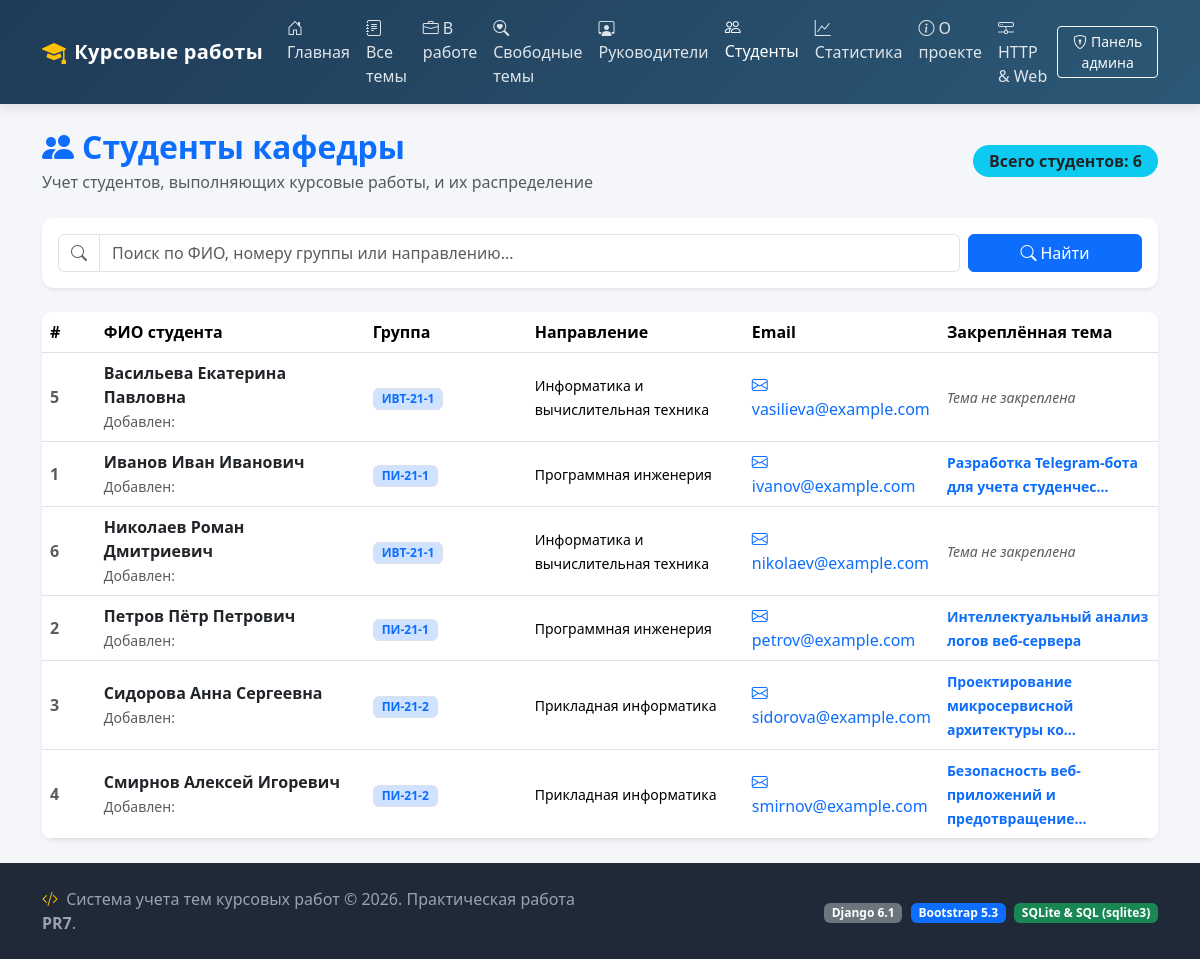
/coursework/students/, run on the app's committed database.
### coursework/views.py (the view)
# urls.py: path("students/", views.student_list, name="student_list"),
def student_list(request: HttpRequest) -> HttpResponse:
    query = request.GET.get("q", "").strip()
    conn = get_connection(DB_PATH)
    conn.row_factory = sqlite3.Row
    sql = """
        SELECT
            s.id,
            s.full_name,
            s.group_name,
            s.direction,
            s.email,
            t.id AS topic_id,
            t.title AS topic_title
        FROM students s
        LEFT JOIN topics t ON s.id = t.student_id
        WHERE (? = '' OR s.full_name LIKE ? OR s.group_name LIKE ? OR s.direction LIKE ?)
        ORDER BY s.full_name ASC;
    """
    like_q = f"%{query}%"
    rows = conn.execute(sql, [query, like_q, like_q, like_q]).fetchall()
    conn.close()
    students_map: dict[int, dict] = {}
    for r in rows:
        sid = r["id"]
        if sid not in students_map:
            students_map[sid] = {"row": r, "topics": []}
        if r["topic_id"]:
            students_map[sid]["topics"].append({
                "id": r["topic_id"],
                "title": r["topic_title"],
            })
    student_items = [
        StudentItem(data["row"], data["topics"])
        for data in students_map.values()
    ]
    context = {
        "title": "Список студентов",
        "students": student_items,
        "query": query,
        "total_count": len(student_items),
    }
    return render(request, "coursework/student_list.html", context)

### coursework/views.py (called while the page is built, shortened)
    @property
    def topics(self):
        class TopicManager:
            def __init__(self, items):
                self._items = items
            def all(self):
                return self._items
        return TopicManager(self._topics)

    def __getitem__(self, key: str) -> Any:
        return self._row[key]

### db/database.py (called while the page is built)
def get_connection(db_path: str | Path | None = None) -> sqlite3.Connection:
    target_path = str(db_path) if db_path else DB_PATH
    os.makedirs(os.path.dirname(target_path), exist_ok=True)
    conn = sqlite3.connect(target_path)
    conn.execute("PRAGMA foreign_keys = ON")
    return conn

### templates/coursework/student_list.html (shortened to what this page needs)
{% extends "base.html" %}
{% block content %}
<div class="d-flex flex-wrap justify-content-between align-items-center mb-4 gap-3">
    <div>
        <h2 class="fw-bold mb-1 text-primary">
            <i class="bi bi-people-fill me-2"></i>Студенты кафедры
        </h2>
        <p class="text-muted mb-0">Учет студентов, выполняющих курсовые работы, и их распределение</p>
    </div>
    <div>
        <span class="badge bg-info text-dark fs-6 px-3 py-2 rounded-pill">
            Всего студентов: {{ total_count }}
        </span>
    </div>
</div>
<div class="card p-3 shadow-sm mb-4">
    <form method="get" action="{% url 'coursework:student_list' %}" class="row g-2 align-items-center">
        <div class="col-md-10">
            <div class="input-group">
                <span class="input-group-text bg-white"><i class="bi bi-search text-muted"></i></span>
                <input type="text" name="q" value="{{ query }}" class="form-control" placeholder="Поиск по ФИО, номеру группы или направлению...">
            </div>
        </div>
        <div class="col-md-2 d-flex gap-2">
            <button type="submit" class="btn btn-primary w-100">
                <i class="bi bi-search me-1"></i>Найти
            </button>
        </div>
    </form>
</div>
<div class="card shadow-sm">
    <div class="card-body p-0">
        <div class="table-responsive">
            <table class="table table-hover align-middle mb-0 table-custom">
                <thead>
                    <tr>
                        <th style="width: 5%;">#</th>
                        <th style="width: 25%;">ФИО студента</th>
                        <th style="width: 15%;">Группа</th>
                        <th style="width: 20%;">Направление</th>
                        <th style="width: 15%;">Email</th>
                        <th style="width: 20%;">Закреплённая тема</th>
                    </tr>
                </thead>
                <tbody>
                    {% for student in students %}
                    <tr>
                        <td class="fw-bold text-muted">{{ student.id }}</td>
                        <td>
                            <div class="fw-bold text-dark">{{ student.full_name }}</div>
                            <small class="text-muted">Добавлен: {{ student.created_at|date:"d.m.Y" }}</small>
                        </td>
                        <td>
                            <span class="badge bg-primary-subtle text-primary border px-2 py-1">
                                {{ student.group_name }}
                            </span>
                        </td>
                        <td><small>{{ student.direction|default:"—" }}</small></td>
                        <td>
                            <a href="mailto:{{ student.email }}" class="text-decoration-none">
                                <i class="bi bi-envelope me-1"></i>{{ student.email }}
                            </a>
                        </td>
                        <td>
                            {% with topics=student.topics.all %}
                                {% if topics %}
                                    {% for topic in topics %}
                                    <div>
                                        <a href="{% url 'coursework:topic_detail' topic.id %}" class="small fw-semibold text-decoration-none">
                                            {{ topic.title|truncatechars:45 }}
                                        </a>
                                        <span class="badge bg-{{ topic.status_badge_class }} badge-status ms-1" style="font-size: 0.7rem;">
                                        </span>
                                    </div>
                                    {% endfor %}
                                {% else %}
                                    <span class="text-muted small fst-italic">Тема не закреплена</span>
                                {% endif %}
                            {% endwith %}
                        </td>
                    </tr>
                    {% endfor %}
                </tbody>
            </table>
        </div>
    </div>
</div>
{% endblock %}

### static/css/style.css (style rules this page uses)
:root { --primary-color: #2b5876; --secondary-color: #4e4376; --accent-color: #0d6efd; --bg-light: #f8f9fa; }
body { background-color: #f4f6f9; font-family: system-ui, -apple-system, "Segoe UI", Roboto, "Helvetica Neue", Arial, sans-serif; min-height: 100vh; display: flex; flex-direction: column; }
.card { border: none; border-radius: 12px; box-shadow: 0 4px 15px rgba(0, 0, 0, 0.05); transition: transform 0.2s ease, box-shadow 0.2s ease; }
.badge-status { font-size: 0.85rem; padding: 0.4em 0.75em; border-radius: 20px; font-weight: 600; }
.table-custom { background: #ffffff; border-radius: 10px; overflow: hidden; }
.table-custom thead { background-color: #eef2f7; color: #334155; font-weight: 600; }

### data on the page
students: id "5", full_name "Васильева Екатерина Павловна", group_name "ИВТ-21-1", direction "Информатика и вычислительная техника", email "vasilieva@example.com", shows "Тема не закреплена"
students: id "1", full_name "Иванов Иван Иванович", group_name "ПИ-21-1", direction "Программная инженерия", email "ivanov@example.com", title "Разработка Telegram-бота для учета студенчес…"
students: id "6", full_name "Николаев Роман Дмитриевич", group_name "ИВТ-21-1", direction "Информатика и вычислительная техника", email "nikolaev@example.com", shows "Тема не закреплена"
students: id "2", full_name "Петров Пётр Петрович", group_name "ПИ-21-1", direction "Программная инженерия", email "petrov@example.com", title "Интеллектуальный анализ логов веб-сервера"
students: id "3", full_name "Сидорова Анна Сергеевна", group_name "ПИ-21-2", direction "Прикладная информатика", email "sidorova@example.com", title "Проектирование микросервисной архитектуры ко…"
students: id "4", full_name "Смирнов Алексей Игоревич", group_name "ПИ-21-2", direction "Прикладная информатика", email "smirnov@example.com", title "Безопасность веб-приложений и предотвращение…"

### other printed values
{{ total_count }} "6"
